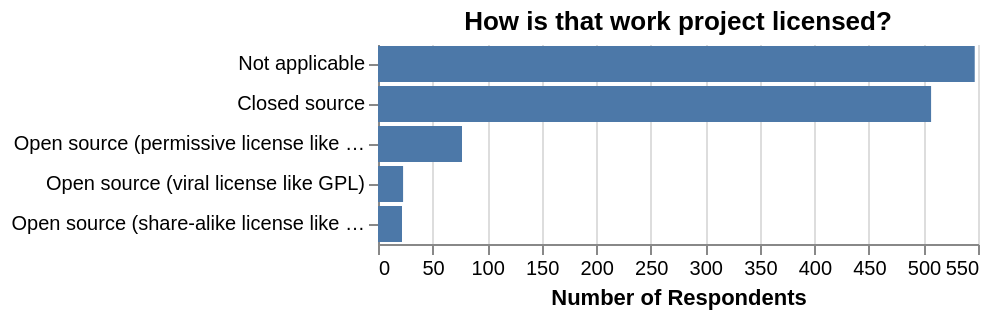

The Vega-Lite source for this figure:
### Vega-Lite specification from a JSON file in a GitHub repository (floating-point values rounded to 4 significant figures)
{"$schema": "https://vega.github.io/schema/vega-lite/v3.json", "title": "How is that work project licensed?", "data": {"values": "progress-work-license,count,year\nNot applicable,547,2018\nClosed source,507,2018\nOpen source (permissive license like BSD),77,2018\nOpen source (viral license like GPL),23,2018\nOpen source (share-alike license like GPL),22,2018\n", "format": {"type": "csv"}}, "config": {"view": {"stroke": "transparent"}, "axis": {"domainWidth": 1}}, "encoding": {"x": {"field": "count", "type": "quantitative", "axis": {"title": "Number of Respondents"}}, "y": {"field": "progress-work-license", "type": "nominal", "axis": {"title": null}, "sort": {"field": "count", "order": "descending", "op": "sum"}}}, "mark": "bar"}
